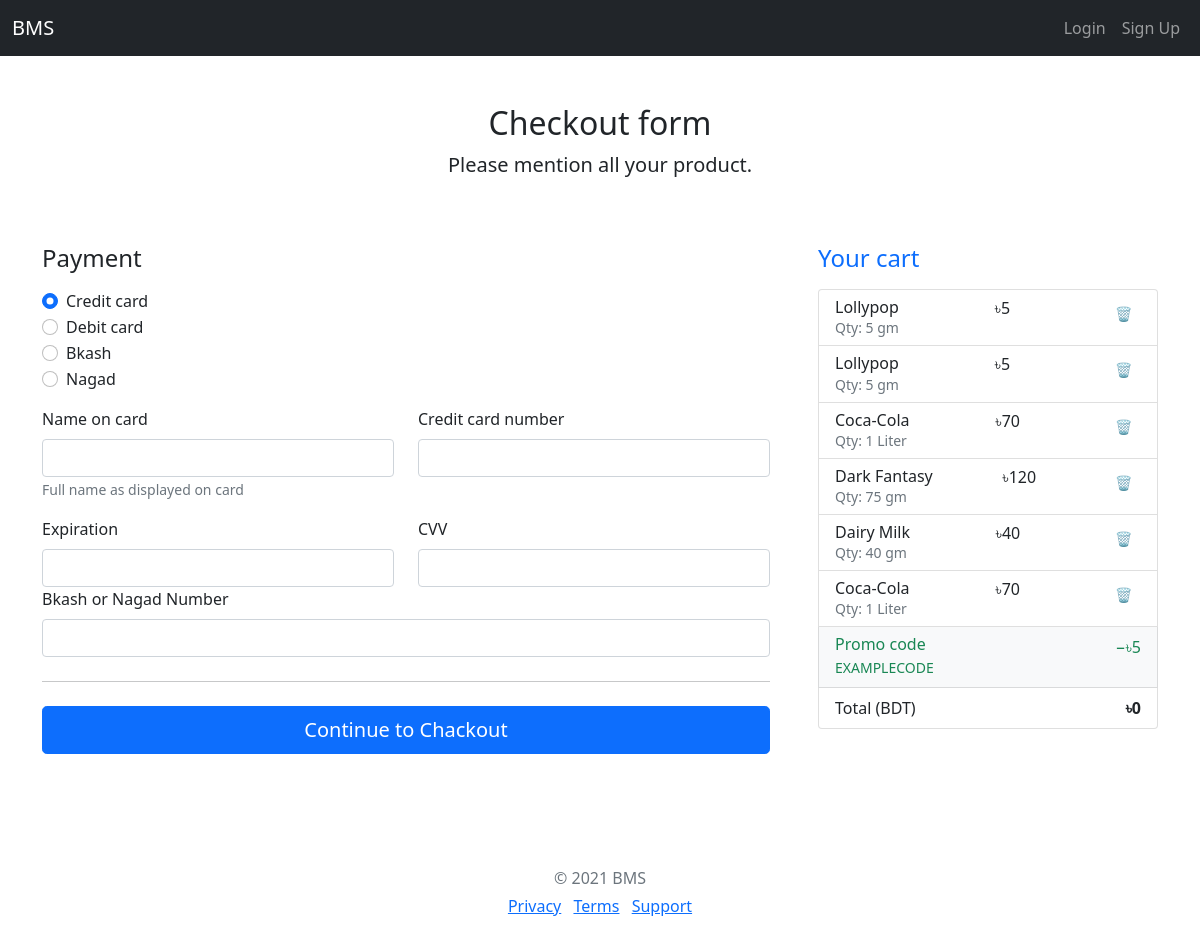
Before: /cart/ with the older database file.
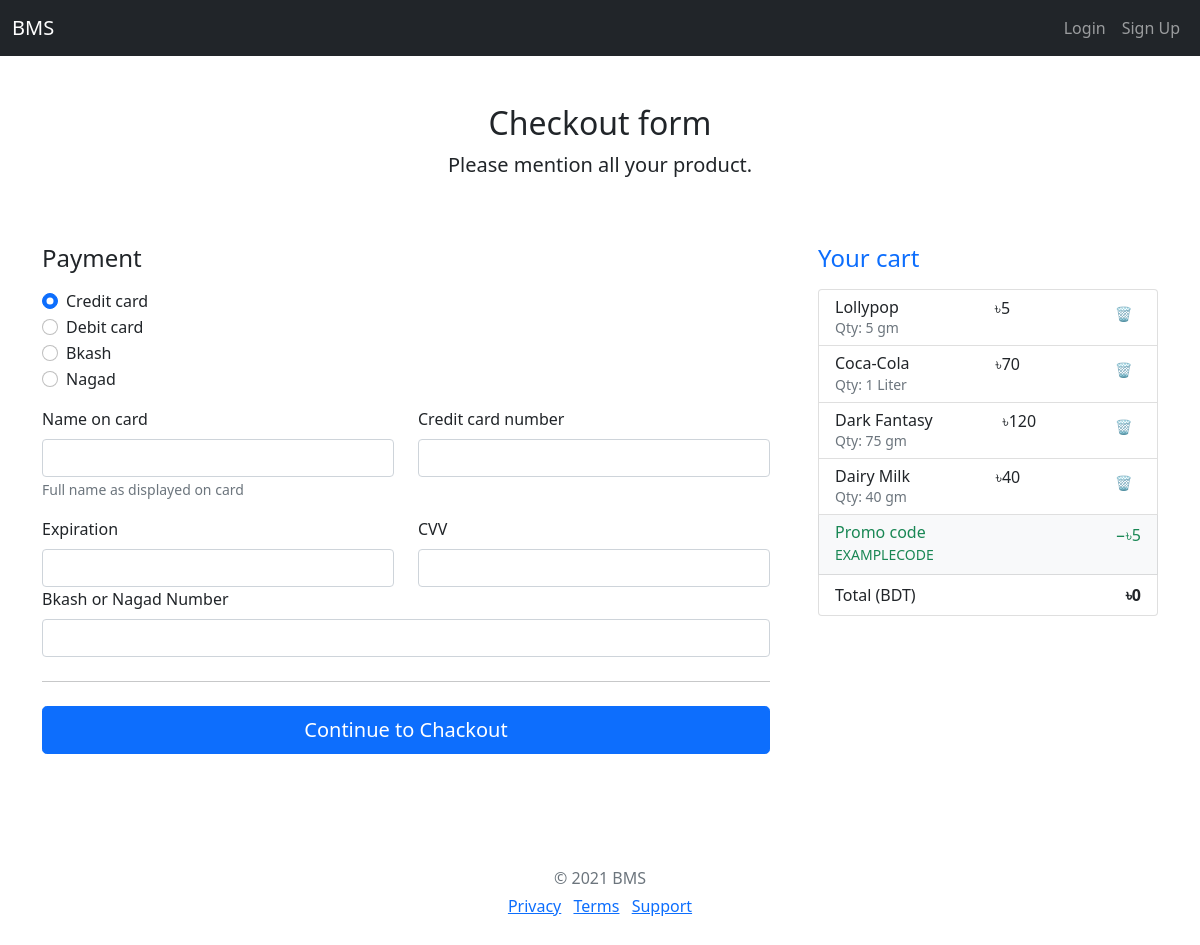
After: the same page with the newer database file.
### product/models.py (models this page shows, shortened)
class Order(models.Model):
    product = models.ForeignKey(ProductTable, on_delete=models.CASCADE)
    added_at = models.DateTimeField(auto_now_add=True)

class ProductTable(models.Model):
    image = models.ImageField(upload_to='media/productimage/')
    name = models.CharField(max_length=20,blank=False)
    quantity = models.CharField(max_length=10,blank=True)
    price = models.CharField(max_length=5,blank=False)

### product/views.py (the view)
# urls.py: path('cart/', views.show_cart, name='show_cart'),
def show_cart(request):
    cart_items = Order.objects.all().order_by('-added_at')
    total = 0
    for item in cart_items:
        try:
            total += int(item.price) * int(item.quantity)
        except:
            total += 0  # fallback if quantity or price is empty or not a number
    return render(request, 'billpay.html', {'cart_items': cart_items, 'total': total})

### templates/billpay.html (shortened to what the changed rows need)
{% extends 'base.html'%}
{% block content %}
  <main>
    <div class="py-5 text-center">
      <h2>Checkout form</h2>
    </div>
    <div class="row g-5">
      <div class="col-md-5 col-lg-4 order-md-last">
        <ul class="list-group mb-3">
          {% for item in cart_items %}
          <li class="list-group-item d-flex justify-content-between lh-sm">
            <div>
              <h6 class="my-0">{{ item.product.name }}</h6>
              <small class="text-muted">Qty: {{ item.product.quantity }}</small>
            </div>
            <span>৳{{ item.product.price }}</span>
            <a href="{% url 'remove_from_cart' item.id %}" class="btn btn-sm">🗑️</a>
          </li>
          {% empty %}
            <li class="list-group-item">Your cart is empty.</li>
          {% endfor %}
        </ul>
      </div>
    </div>
  </main>
</div>
{% endblock %}

Changed rows visible on the page:
removed Order: product.name "Lollypop", product.quantity "5 gm", product.price "5"
removed Order: product.name "Coca-Cola", product.quantity "1 Liter", product.price "70"
